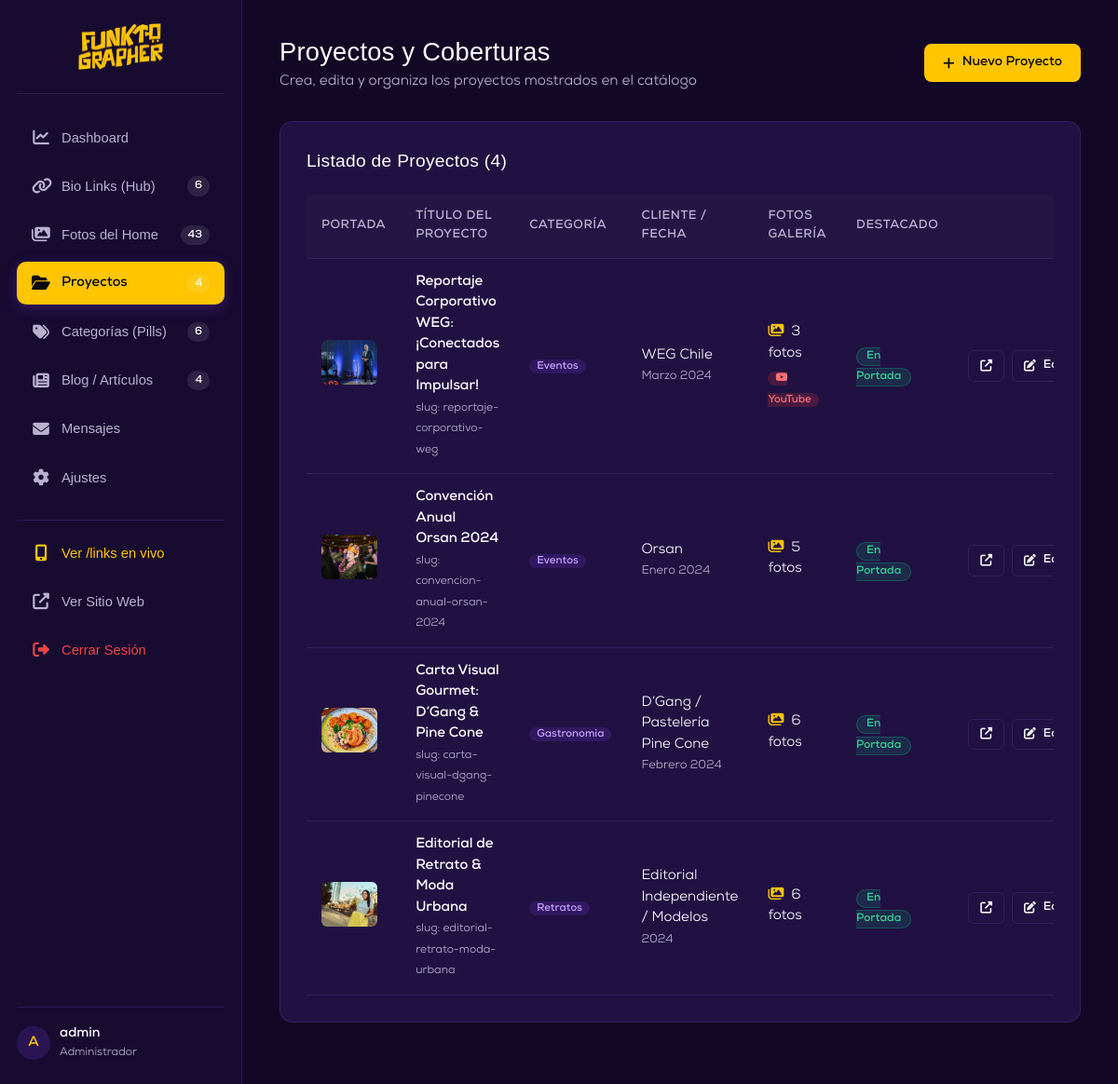
The page /admin/projects.php (signed in) on the database as committed earlier.
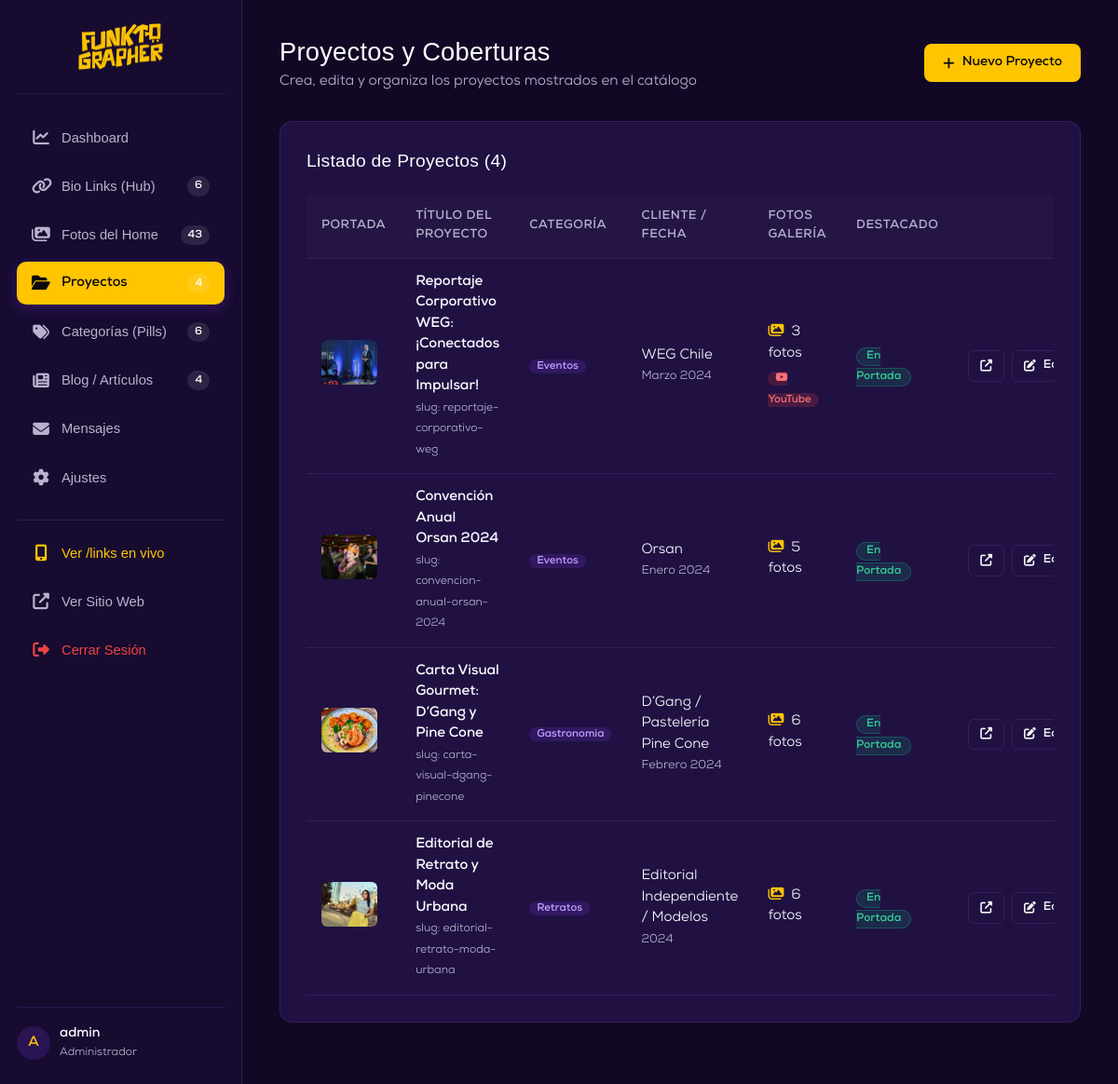
The same page on the database as committed later.
### tables this page shows
CREATE TABLE `projects` (
  `id` int NOT NULL AUTO_INCREMENT,
  `title` varchar(200) NOT NULL,
  `slug` varchar(200) NOT NULL,
  `category` varchar(60) NOT NULL DEFAULT 'Eventos',
  `client` varchar(120) DEFAULT NULL,
  `event_date` varchar(50) DEFAULT NULL,
  `description` text,
  `cover_image` varchar(255) NOT NULL,
  `is_featured` tinyint(1) NOT NULL DEFAULT '0',
  `display_order` int NOT NULL DEFAULT '0',
  `created_at` datetime DEFAULT CURRENT_TIMESTAMP,
  `extra_title` varchar(255) DEFAULT NULL,
  `extra_content` text,
  `video_type` enum('none','youtube','upload') DEFAULT 'none',
  `video_url` varchar(255) DEFAULT NULL,
  `video_file` varchar(255) DEFAULT NULL,
  PRIMARY KEY (`id`),
  UNIQUE KEY `slug` (`slug`)
);

### admin/projects.php (the view, shortened to what this page needs)
<?php
require_once __DIR__ . '/header.php';
$sql = "SELECT p.*, COUNT(pi.id) as total_gallery
        FROM projects p
        LEFT JOIN project_images pi ON p.id = pi.project_id
        GROUP BY p.id
        ORDER BY p.display_order ASC, p.id DESC";
$projects = $pdo->query($sql)->fetchAll();
?>
<div class="adm-header">
  <div>
    <h1 class="adm-title">Proyectos y Coberturas</h1>
    <p class="adm-subtitle">Crea, edita y organiza los proyectos mostrados en el catálogo</p>
  </div>
  <a href="<?= BASE_URL ?>/admin/project-form" class="adm-btn adm-btn-primary">
    <i class="fas fa-plus"></i> Nuevo Proyecto
  </a>
</div>
<div class="adm-card">
  <div class="adm-card-header">
    <h3 class="adm-card-title">Listado de Proyectos (<?= count($projects) ?>)</h3>
  </div>
  <?php if (empty($projects)): ?>
    <p style="color: var(--adm-muted); text-align: center; padding: 40px 0;">No hay proyectos registrados. Haz clic en "Nuevo Proyecto".</p>
  <?php else: ?>
    <div class="adm-table-wrap">
      <table class="adm-table">
        <thead>
          <tr>
            <th style="width: 80px;">Portada</th>
            <th>Título del Proyecto</th>
            <th>Categoría</th>
            <th>Cliente / Fecha</th>
            <th>Fotos Galería</th>
            <th>Destacado</th>
            <th style="text-align: right;">Acciones</th>
          </tr>
        </thead>
        <tbody>
          <?php foreach ($projects as $p): ?>
            <tr>
              <td>
                <img src="<?= BASE_URL ?>/<?= htmlspecialchars($p['cover_image']) ?>" alt="" class="adm-thumb">
              </td>
              <td>
                <strong><?= htmlspecialchars($p['title']) ?></strong><br>
                <span style="font-size: 0.75rem; color: var(--adm-muted);">slug: <?= htmlspecialchars($p['slug']) ?></span>
              </td>
              <td>
                <span class="adm-badge" style="background: rgba(121, 56, 226, 0.2); color: #c4a1ff;">
                  <?= htmlspecialchars($p['category']) ?>
                </span>
              </td>
              <td>
                <?= htmlspecialchars($p['client'] ?: '—') ?><br>
                <span style="font-size: 0.8rem; color: var(--adm-muted);"><?= htmlspecialchars($p['event_date'] ?: '—') ?></span>
              </td>
              <td>
                <div style="margin-bottom: 4px;">
                  <i class="fas fa-images" style="color: var(--adm-primary); margin-right: 4px;"></i>
                  <?= $p['total_gallery'] ?> fotos
                </div>
                <?php if (($p['video_type'] ?? '') === 'youtube'): ?>
                  <span class="adm-badge" style="background: rgba(239, 68, 68, 0.2); color: #f87171; font-size: 0.72rem;">
                    <i class="fab fa-youtube"></i> YouTube
                  </span>
                <?php elseif (($p['video_type'] ?? '') === 'upload'): ?>
                  <span class="adm-badge" style="background: rgba(16, 185, 129, 0.2); color: #34d399; font-size: 0.72rem;">
                    <i class="fas fa-video"></i> Video MP4
                  </span>
                <?php endif; ?>
              </td>
              <td>
                <?php if ($p['is_featured']): ?>
                  <span class="pill-active">En Portada</span>
                <?php else: ?>
                  <span class="pill-inactive">Normal</span>
                <?php endif; ?>
              </td>
              <td style="text-align: right;">
                <div style="display: inline-flex; gap: 8px;">
                  <a href="<?= BASE_URL ?>/proyecto/<?= htmlspecialchars($p['slug']) ?>" target="_blank" class="adm-btn adm-btn-outline adm-btn-sm" title="Ver en la web">
                    <i class="fas fa-external-link-alt"></i>
                  </a>
                  <a href="<?= BASE_URL ?>/admin/project-form?id=<?= $p['id'] ?>" class="adm-btn adm-btn-outline adm-btn-sm" title="Editar proyecto">
                    <i class="fas fa-edit"></i> Editar
                  </a>
                </div>
              </td>
            </tr>
          <?php endforeach; ?>
        </tbody>
      </table>
    </div>
  <?php endif; ?>
</div>
<?php require_once __DIR__ . '/footer.php'; ?>

Rows that differ between the two databases and show on the page:
changed projects "D’Gang / Pastelería Pine Cone": title "Carta Visual Gourmet: D’Gang & Pine Cone" → "Carta Visual Gourmet: D’Gang y Pine Cone"
changed projects "Editorial Independiente / Modelos": title "Editorial de Retrato & Moda Urbana" → "Editorial de Retrato y Moda Urbana"
